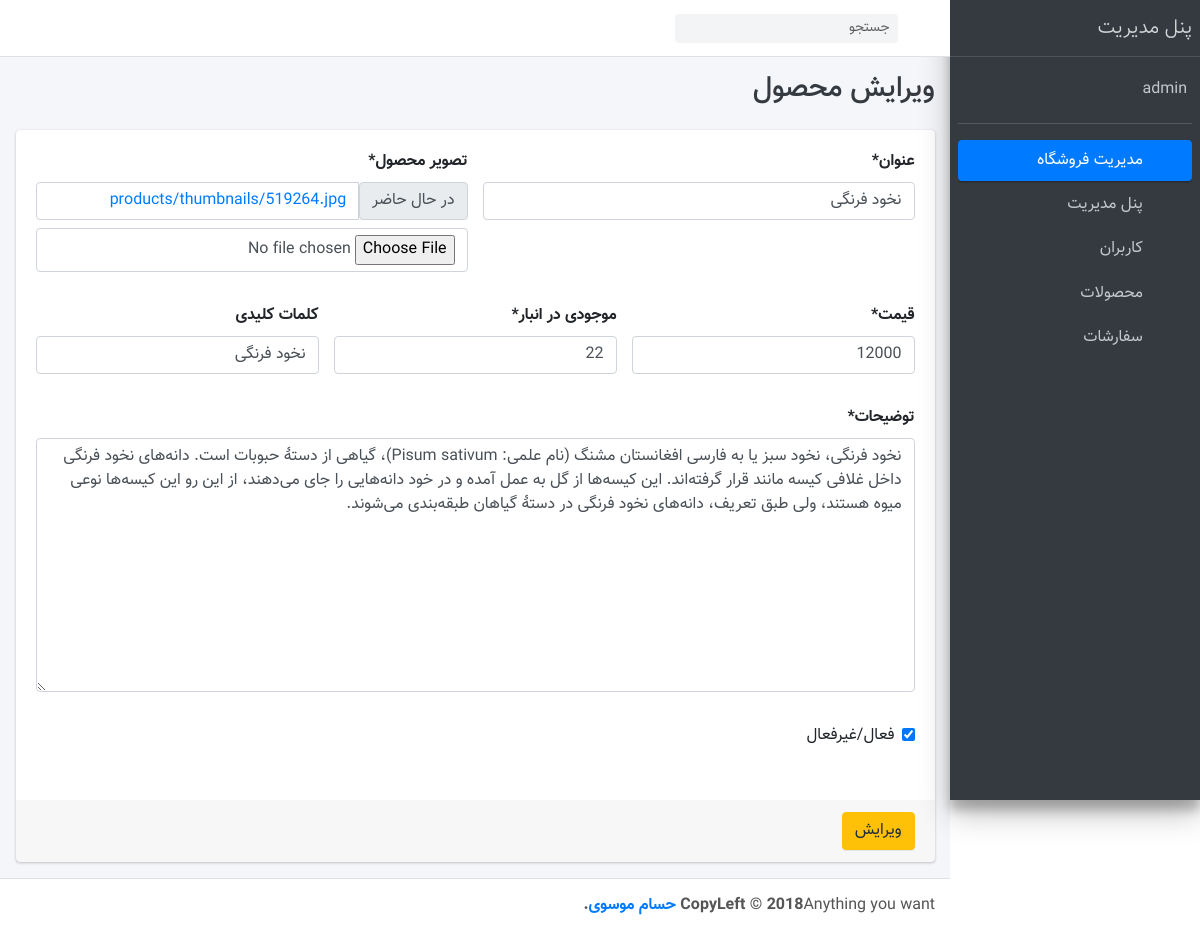
The page /panel/products/update/2 (signed in) on the database its author committed.
### product/models.py (models this page shows, shortened)
class Product(models.Model):
    title = models.CharField(max_length=100, verbose_name='عنوان')
    description = models.TextField(verbose_name='توضیحات')
    keywords = models.CharField(max_length=255, null=True, blank=True, verbose_name='کلمات کلیدی')
    price = models.BigIntegerField(verbose_name='قیمت', default=0)
    stock = models.IntegerField(verbose_name='موجودی در انبار', default=1)
    image = models.ImageField(upload_to=upload_product_image_path, verbose_name='تصویر محصول')
    is_active = models.BooleanField(default=True, verbose_name='فعال/غیرفعال')
    created = models.DateTimeField(auto_now_add=True, null=True, verbose_name='تاریخ ایجاد')
    updated = models.DateTimeField(auto_now=True, null=True, verbose_name='تاریخ ویرایش')
    class Meta:
        verbose_name = 'محصول'
        verbose_name_plural = 'جزئیات محصول'
        ordering = ('-created',)

### product/views.py (the view)
# urls.py: path('panel/products/update/<int:pk>', AdminProductUpdateView.as_view(), name='admin-product-update'),
class AdminProductUpdateView(LoginRequiredMixin, UserPassesTestMixin, UpdateView):
    model = Product
    template_name = 'product/admin/admin_product_create_update.html'
    fields = '__all__'
    success_url = reverse_lazy('product:admin-product-list')
    def test_func(self):
        return self.request.user.is_superuser

### product/templates/product/admin/admin_product_create_update.html (shortened to what this page needs)
{% extends 'product/admin/base.html' %}
{% load crispy_forms_tags %}
{% block body_title %}
    {% if request.resolver_match.url_name == 'admin-product-create' %}
        ایجاد محصول
    {% else %}
        ویرایش محصول
    {% endif %}
{% endblock %}
{% block content %}
    <div class="col-md-12">
        <div class="card card-warning">
            <form role="form" method="post" enctype="multipart/form-data">
                <div class="card-body">
                    <div class="row">
                        <div class="col-md-6 mb-3">
                            {{ form.title|as_crispy_field }}
                        </div>
                        <div class="col-md-6 mb-3">
                            {{ form.image|as_crispy_field }}
                        </div>
                        <div class="col-md-4 mb-3">
                            {{ form.price|as_crispy_field }}
                        </div>
                        <div class="col-md-4 mb-3">
                            {{ form.stock|as_crispy_field }}
                        </div>
                        <div class="col-md-4 mb-3">
                            {{ form.keywords|as_crispy_field }}
                        </div>
                        <div class="col-md-12 mb-3">
                            {{ form.description|as_crispy_field }}
                        </div>
                        <div class="col-md-4 mb-3">
                            {{ form.is_active|as_crispy_field }}
                        </div>
                    </div>
                </div>
                <div class="card-footer">
                    <button type="submit" class="btn btn-warning">
                        {% if request.resolver_match.url_name == 'admin-product-create' %}
                            ایجاد
                        {% else %}
                            ویرایش
                        {% endif %}
                    </button>
                </div>
            </form>
        </div>
    </div>
{% endblock %}

### product/templates/product/admin/base.html (shortened to what this page needs)
{% load static %}
<!DOCTYPE html>
<html lang="en">
<head>
    <link rel="stylesheet" href="{% static 'adminlte/plugins/font-awesome/css/font-awesome.min.css' %}">
    <link rel="stylesheet" href="{% static 'adminlte/css/adminlte.min.css' %}">
    <link rel="stylesheet" href="{% static 'adminlte/css/bootstrap-rtl.min.css' %}">
    <link rel=" stylesheet
    " href="{% static 'adminlte/css/custom-style.css' %}">
</head>
<body class="hold-transition sidebar-mini">
<div class="wrapper">
    <nav class="main-header navbar navbar-expand bg-white navbar-light border-bottom">
        <ul class="navbar-nav">
            <li class="nav-item">
                <a class="nav-link" data-widget="pushmenu" href="#"><i class="fa fa-bars"></i></a>
            </li>
        </ul>
        <form class="form-inline ml-3">
            <div class="input-group input-group-sm">
                <input class="form-control form-control-navbar" type="search" placeholder="جستجو" aria-label="Search">
                <div class="input-group-append">
                    <button class="btn btn-navbar" type="submit">
                        <i class="fa fa-search"></i>
                    </button>
                </div>
            </div>
        </form>
    </nav>
    <aside class="main-sidebar sidebar-dark-primary elevation-4">
        <a href="{% url 'product:admin-home' %}" class="brand-link">
            <span class="brand-text font-weight-light">پنل مدیریت</span>
        </a>
        <div class="sidebar">
            <div>
                <div class="user-panel mt-3 pb-3 mb-3 d-flex">
                    <div class="info">
                        <a href="#" class="d-block">{{ request.user.username }}</a>
                    </div>
                </div>
                <nav class="mt-2">
                    <ul class="nav nav-pills nav-sidebar flex-column" data-widget="treeview" role="menu"
                        data-accordion="false">
                        <li class="nav-item has-treeview menu-open">
                            <a href="#" class="nav-link active">
                                <i class="nav-icon fa fa-dashboard"></i>
                                <p>
                                    مدیریت فروشگاه
                                    <i class="right fa fa-angle-left"></i>
                                </p>
                            </a>
                            <ul class="nav nav-treeview">
                                <li class="nav-item">
                                    <a href="{% url 'product:admin-home' %}"
                                       class="nav-link {% if request.path == '/panel/' %}active{% endif %}">
                                        <i class="fa fa-circle-o nav-icon"></i>
                                        <p>پنل مدیریت</p>
                                    </a>
                                </li>
                                <li class="nav-item">
                                    <a href="{% url 'product:admin-user-list' %}"
                                       class="nav-link {% if request.path == '/panel/users/' %}active{% endif %}">
                                        <i class="fa fa-circle-o nav-icon"></i>
                                        <p>کاربران</p>
                                    </a>
                                </li>
                                <li class="nav-item">
                                    <a href="{% url 'product:admin-product-list' %}"
                                       class="nav-link {% if request.path == '/panel/products/' %}active{% endif %}">
                                        <i class="fa fa-circle-o nav-icon"></i>
                                        <p>محصولات</p>
                                    </a>
                                </li>
                                <li class="nav-item">
                                    <a href="{% url 'product:admin-order-list' %}"
                                       class="nav-link {% if request.path == '/panel/orders/' %}active{% endif %}">
                                        <i class="fa fa-circle-o nav-icon"></i>
                                        <p>سفارشات</p>
                                    </a>
                                </li>
                            </ul>
                        </li>
                    </ul>
                </nav>
            </div>
        </div>
    </aside>
    <div class="content-wrapper">
        <div class="content-header">
            <div class="container-fluid">
                <div class="row mb-2">
                    <div class="col-sm-6">
                        <h1 class="m-0 text-dark">{% block body_title %}پنل مدیریت{% endblock %}</h1>
                    </div>
                </div>
            </div>
        </div>
        <div class="content">
            <div class="container-fluid">
                <div class="row">
                    {% block content %}
                    {% endblock %}
                </div>
            </div>
        </div>
    </div>
    <footer class="main-footer">
        <div class="float-right d-none d-sm-inline">
            Anything you want
        </div>
        <strong>CopyLeft &copy; 2018 <a href="http://github.com/hesammousavi/">حسام موسوی</a>.</strong>
    </footer>
</div>
</body>
</html>

### assets/adminlte/css/custom-style.css (style rules this page uses)
body { font-family: 'Vazir', sans-serif !important; }
ul { padding-inline-start: 0px; }
.sidebar { direction: ltr; }
.sidebar > div:first-child { direction: rtl; }
.nav-sidebar .nav-link>p>.right { left: 1rem; right: auto; }
.nav-sidebar>.nav-item .nav-icon { margin-right: 0; margin-left: .2rem; }
@media (min-width: 768px) { .content-wrapper, .main-footer, .main-header { transition: margin-right .3s ease-in-out; margin-right: 250px; margin-left : 0; z-index: 3000; } }
.main-sidebar { left: auto; right:0; }
.nav { padding-inline-start: 0px !important; }

### rows shown on the page
Product: title "نخود فرنگی", price "12000", stock "22", keywords "نخود فرنگی", description "نخود فرنگی، نخود سبز یا به فارسی افغانستان مشنگ (نام علمی: Pisum sativum)، گیاهی از دستهٔ حبوبات است. دانه‌های نخود فرنگی داخل غلافی کیسه مانند قرار گرفته‌اند. این کیسه‌ها از گل به عمل آمده و در خود دانه‌هایی را جای می‌دهند، از این رو این کیسه‌ها نوعی میوه هستند، ولی طبق تعریف، دانه‌های نخود فرنگی در دستهٔ گیاهان طبقه‌بندی می‌شوند.", is_active "☑"

### other values the page prints
{{ request.user.username }} "admin"
